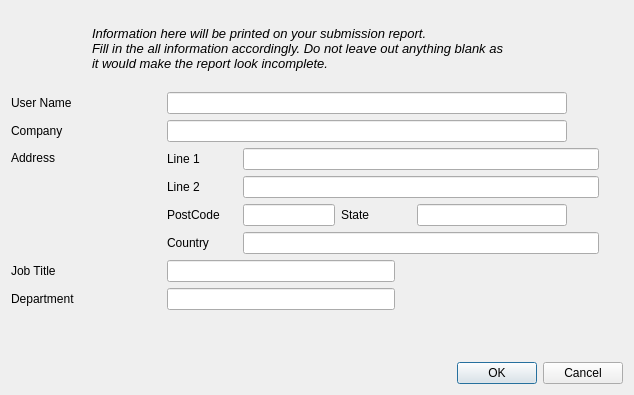
<?xml version="1.0" encoding="UTF-8"?>
<ui version="4.0">
 <class>Settings</class>
 <widget class="QDialog" name="Settings">
  <property name="geometry">
   <rect>
    <x>0</x>
    <y>0</y>
    <width>634</width>
    <height>395</height>
   </rect>
  </property>
  <property name="windowTitle">
   <string>Dialog</string>
  </property>
  <property name="modal">
   <bool>true</bool>
  </property>
  <layout class="QVBoxLayout" name="verticalLayout">
   <item>
    <layout class="QHBoxLayout" name="horizontalLayout_6">
     <item>
      <widget class="QLabel" name="label_6">
       <property name="minimumSize">
        <size>
         <width>450</width>
         <height>0</height>
        </size>
       </property>
       <property name="maximumSize">
        <size>
         <width>450</width>
         <height>16777215</height>
        </size>
       </property>
       <property name="font">
        <font>
         <pointsize>10</pointsize>
         <italic>true</italic>
        </font>
       </property>
       <property name="text">
        <string>
Information here will be printed on your submission report.
Fill in the all information accordingly. Do not leave out anything blank as
it would make the report look incomplete.
</string>
       </property>
       <property name="textFormat">
        <enum>Qt::PlainText</enum>
       </property>
      </widget>
     </item>
    </layout>
   </item>
   <item>
    <layout class="QHBoxLayout" name="horizontalLayout">
     <item>
      <widget class="QLabel" name="label">
       <property name="minimumSize">
        <size>
         <width>150</width>
         <height>0</height>
        </size>
       </property>
       <property name="maximumSize">
        <size>
         <width>150</width>
         <height>16777215</height>
        </size>
       </property>
       <property name="text">
        <string>User Name</string>
       </property>
      </widget>
     </item>
     <item>
      <widget class="QLineEdit" name="cName">
       <property name="minimumSize">
        <size>
         <width>400</width>
         <height>0</height>
        </size>
       </property>
       <property name="maximumSize">
        <size>
         <width>400</width>
         <height>16777215</height>
        </size>
       </property>
      </widget>
     </item>
     <item>
      <spacer name="horizontalSpacer_5">
       <property name="orientation">
        <enum>Qt::Horizontal</enum>
       </property>
       <property name="sizeHint" stdset="0">
        <size>
         <width>40</width>
         <height>20</height>
        </size>
       </property>
      </spacer>
     </item>
    </layout>
   </item>
   <item>
    <layout class="QHBoxLayout" name="horizontalLayout_2">
     <item>
      <widget class="QLabel" name="label_2">
       <property name="minimumSize">
        <size>
         <width>150</width>
         <height>0</height>
        </size>
       </property>
       <property name="maximumSize">
        <size>
         <width>150</width>
         <height>16777215</height>
        </size>
       </property>
       <property name="text">
        <string>Company</string>
       </property>
      </widget>
     </item>
     <item>
      <widget class="QLineEdit" name="cCompany">
       <property name="minimumSize">
        <size>
         <width>400</width>
         <height>0</height>
        </size>
       </property>
       <property name="maximumSize">
        <size>
         <width>400</width>
         <height>16777215</height>
        </size>
       </property>
      </widget>
     </item>
     <item>
      <spacer name="horizontalSpacer_4">
       <property name="orientation">
        <enum>Qt::Horizontal</enum>
       </property>
       <property name="sizeHint" stdset="0">
        <size>
         <width>40</width>
         <height>20</height>
        </size>
       </property>
      </spacer>
     </item>
    </layout>
   </item>
   <item>
    <layout class="QHBoxLayout" name="horizontalLayout_5">
     <item>
      <widget class="QLabel" name="label_5">
       <property name="minimumSize">
        <size>
         <width>150</width>
         <height>0</height>
        </size>
       </property>
       <property name="maximumSize">
        <size>
         <width>150</width>
         <height>100</height>
        </size>
       </property>
       <property name="text">
        <string>Address</string>
       </property>
       <property name="alignment">
        <set>Qt::AlignLeading|Qt::AlignLeft|Qt::AlignTop</set>
       </property>
      </widget>
     </item>
     <item>
      <layout class="QVBoxLayout" name="verticalLayout_2">
       <item>
        <layout class="QHBoxLayout" name="horizontalLayout_8">
         <item>
          <widget class="QLabel" name="label_8">
           <property name="minimumSize">
            <size>
             <width>70</width>
             <height>0</height>
            </size>
           </property>
           <property name="text">
            <string>Line 1</string>
           </property>
          </widget>
         </item>
         <item>
          <widget class="QLineEdit" name="cAddrLine1"/>
         </item>
        </layout>
       </item>
       <item>
        <layout class="QHBoxLayout" name="horizontalLayout_9">
         <item>
          <widget class="QLabel" name="label_9">
           <property name="minimumSize">
            <size>
             <width>70</width>
             <height>0</height>
            </size>
           </property>
           <property name="text">
            <string>Line 2</string>
           </property>
          </widget>
         </item>
         <item>
          <widget class="QLineEdit" name="cAddrLine2"/>
         </item>
        </layout>
       </item>
       <item>
        <layout class="QHBoxLayout" name="horizontalLayout_7">
         <item>
          <widget class="QLabel" name="label_7">
           <property name="minimumSize">
            <size>
             <width>70</width>
             <height>0</height>
            </size>
           </property>
           <property name="text">
            <string>PostCode</string>
           </property>
          </widget>
         </item>
         <item>
          <widget class="QLineEdit" name="cPostcode">
           <property name="minimumSize">
            <size>
             <width>70</width>
             <height>0</height>
            </size>
           </property>
           <property name="maximumSize">
            <size>
             <width>100</width>
             <height>16777215</height>
            </size>
           </property>
          </widget>
         </item>
         <item>
          <widget class="QLabel" name="label_10">
           <property name="minimumSize">
            <size>
             <width>70</width>
             <height>0</height>
            </size>
           </property>
           <property name="text">
            <string>State</string>
           </property>
          </widget>
         </item>
         <item>
          <widget class="QLineEdit" name="cState">
           <property name="minimumSize">
            <size>
             <width>150</width>
             <height>0</height>
            </size>
           </property>
           <property name="maximumSize">
            <size>
             <width>150</width>
             <height>16777215</height>
            </size>
           </property>
          </widget>
         </item>
         <item>
          <spacer name="horizontalSpacer_6">
           <property name="orientation">
            <enum>Qt::Horizontal</enum>
           </property>
           <property name="sizeHint" stdset="0">
            <size>
             <width>40</width>
             <height>20</height>
            </size>
           </property>
          </spacer>
         </item>
        </layout>
       </item>
       <item>
        <layout class="QHBoxLayout" name="horizontalLayout_10">
         <item>
          <widget class="QLabel" name="label_11">
           <property name="minimumSize">
            <size>
             <width>70</width>
             <height>0</height>
            </size>
           </property>
           <property name="text">
            <string>Country</string>
           </property>
          </widget>
         </item>
         <item>
          <widget class="QLineEdit" name="cCountry">
           <property name="minimumSize">
            <size>
             <width>170</width>
             <height>0</height>
            </size>
           </property>
          </widget>
         </item>
        </layout>
       </item>
      </layout>
     </item>
     <item>
      <spacer name="horizontalSpacer_3">
       <property name="orientation">
        <enum>Qt::Horizontal</enum>
       </property>
       <property name="sizeHint" stdset="0">
        <size>
         <width>40</width>
         <height>20</height>
        </size>
       </property>
      </spacer>
     </item>
    </layout>
   </item>
   <item>
    <layout class="QHBoxLayout" name="horizontalLayout_3">
     <item>
      <widget class="QLabel" name="label_3">
       <property name="minimumSize">
        <size>
         <width>150</width>
         <height>0</height>
        </size>
       </property>
       <property name="maximumSize">
        <size>
         <width>150</width>
         <height>16777215</height>
        </size>
       </property>
       <property name="text">
        <string>Job Title</string>
       </property>
      </widget>
     </item>
     <item>
      <widget class="QLineEdit" name="cJobTitle">
       <property name="maximumSize">
        <size>
         <width>300</width>
         <height>16777215</height>
        </size>
       </property>
      </widget>
     </item>
     <item>
      <spacer name="horizontalSpacer_2">
       <property name="orientation">
        <enum>Qt::Horizontal</enum>
       </property>
       <property name="sizeHint" stdset="0">
        <size>
         <width>40</width>
         <height>20</height>
        </size>
       </property>
      </spacer>
     </item>
    </layout>
   </item>
   <item>
    <layout class="QHBoxLayout" name="horizontalLayout_4">
     <item>
      <widget class="QLabel" name="label_4">
       <property name="minimumSize">
        <size>
         <width>150</width>
         <height>0</height>
        </size>
       </property>
       <property name="maximumSize">
        <size>
         <width>150</width>
         <height>16777215</height>
        </size>
       </property>
       <property name="text">
        <string>Department</string>
       </property>
      </widget>
     </item>
     <item>
      <widget class="QLineEdit" name="cDepartment">
       <property name="maximumSize">
        <size>
         <width>300</width>
         <height>16777215</height>
        </size>
       </property>
      </widget>
     </item>
     <item>
      <spacer name="horizontalSpacer">
       <property name="orientation">
        <enum>Qt::Horizontal</enum>
       </property>
       <property name="sizeHint" stdset="0">
        <size>
         <width>40</width>
         <height>20</height>
        </size>
       </property>
      </spacer>
     </item>
    </layout>
   </item>
   <item>
    <spacer name="verticalSpacer">
     <property name="orientation">
      <enum>Qt::Vertical</enum>
     </property>
     <property name="sizeHint" stdset="0">
      <size>
       <width>20</width>
       <height>40</height>
      </size>
     </property>
    </spacer>
   </item>
   <item>
    <widget class="QDialogButtonBox" name="buttonBox">
     <property name="orientation">
      <enum>Qt::Horizontal</enum>
     </property>
     <property name="standardButtons">
      <set>QDialogButtonBox::Cancel|QDialogButtonBox::Ok</set>
     </property>
    </widget>
   </item>
  </layout>
 </widget>
 <resources/>
 <connections/>
</ui>
